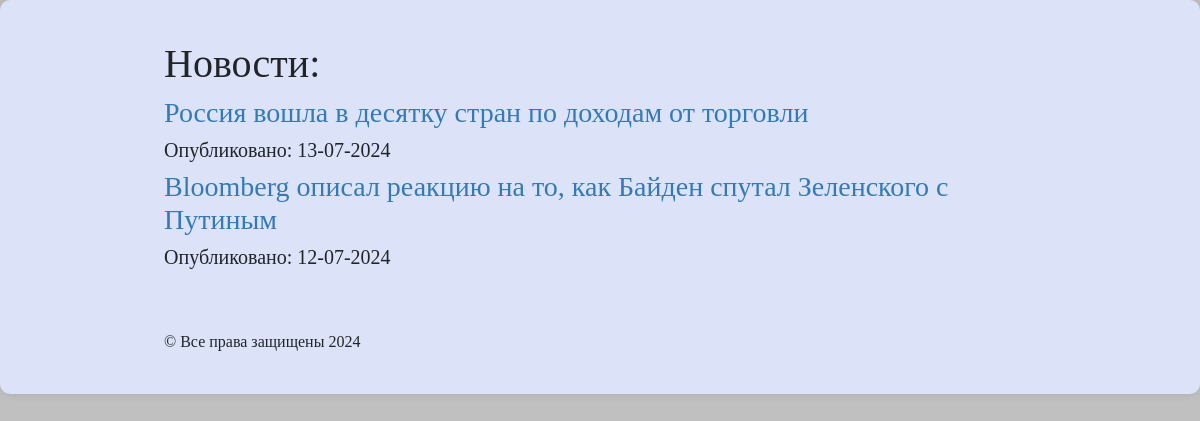
/news_app/, run on the app's committed database.
### news_app/models.py (models this page shows, shortened)
class Articles(models.Model):
    title = models.CharField(max_length=120)
    post = models.TextField()
    date = models.DateTimeField()
    image = models.ImageField( blank=True, null=True)

### templates/about_new.html (shortened to what this page needs)
<!DOCTYPE html>
<html lang="ru">
<head>
    {%load static%}
    <link rel="stylesheet" href="{%static 'css/bootstrap.min.css'%}" type="text/css">
</head>
<body style="background: silver">
<div class="jumbotron">
    <div class="container">
        <h1>Новости:</h1>
        {%for post in object_list%}
        <a href="/about_new/{{post.id}}"><h3>{{post.title}}</h3></a>
        <h5>Опубликовано: {{post.date|date:"d-m-Y"}}</h5>
        {%endfor%}
    </div>
    <div class="container">
        <hr>
        &copy; Все права защищены 2024
    </div>
</body>
</html>

### data on the page
Articles: title "Россия вошла в десятку стран по доходам от торговли", date "13-07-2024"
Articles: title "Bloomberg описал реакцию на то, как Байден спутал Зеленского с Путиным", date "12-07-2024"
